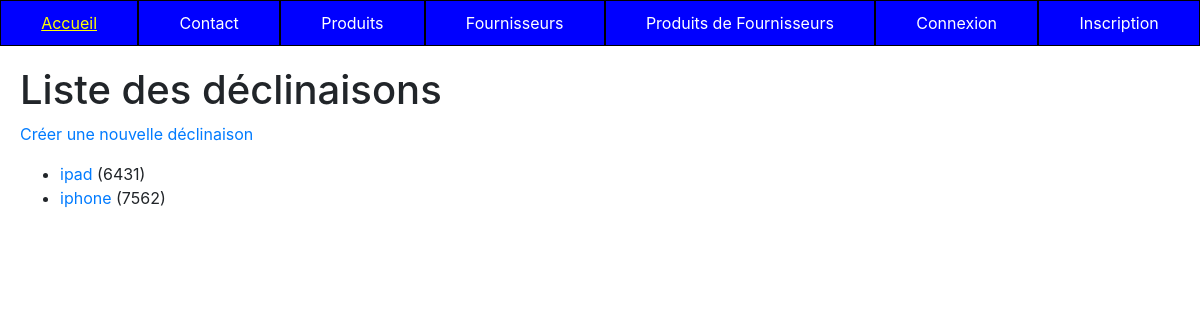
The app's page /appTp1/item/list with its own data.
### appTp1/models.py (models this page shows, shortened)
class ProductItem(models.Model):
    class Meta:
        verbose_name = "Déclinaison Produit"
    code    = models.CharField(max_length=10, null=True, blank=True, unique=True)
    product = models.ForeignKey('Product', on_delete=models.CASCADE)
    attributes  = models.ManyToManyField("ProductAttributeValue", related_name="product_item", blank=True)

class Product(models.Model):
    class Meta:
        verbose_name = "Produit"
    name          = models.CharField(max_length=100)
    code          = models.CharField(max_length=10, null=True, blank=True, unique=True)
    price_ht      = models.DecimalField(max_digits=8, decimal_places=2,  null=True, blank=True, verbose_name="Prix unitaire HT")
    price_ttc     = models.DecimalField(max_digits=8, decimal_places=2,  null=True, blank=True, verbose_name="Prix unitaire TTC")
    status        = models.SmallIntegerField(choices=PRODUCT_STATUS, default=0)
    date_creation = models.DateTimeField(blank=True, verbose_name="Date création", default=timezone.now)
    stock         = models.IntegerField(default=0)

### appTp1/views.py (the view)
# urls.py: path('item/list', views.ProductItemListView.as_view(), name='items'),
class ProductItemListView(ListView):
    model = ProductItem
    template_name = "appTp1/list_items.html"
    context_object_name = "declinaisons"
    def get_queryset(self):
        return ProductItem.objects.order_by('code')
    def get_context_data(self, **kwargs):
        context = super(ProductItemListView, self).get_context_data(**kwargs)
        context['titremenu'] = "Liste des déclinaisons"
        return context

### appTp1/templates/appTp1/list_items.html (shortened to what this page needs)
{% extends 'appTp1/base.html' %}
{% block content %}
<h1>{{ titremenu }}</h1>
<p><a href="{% url 'item-add' %}">Créer une nouvelle déclinaison</a></p>
<ul>
    {% if declinaisons|length == 0 %}
        <li>Aucune déclinaison</li>
    {% else %}
        {% for d in declinaisons %}
            <li><a href="{% url 'item-detail' d.id %}">{{ d.product.name }}</a> ({{ d.code }})</li>
        {% endfor %}
    {% endif %}
</ul>
{% endblock %}

### records on screen
ProductItem: product.name "ipad", code "6431"
ProductItem: product.name "iphone", code "7562"

### other values on screen
{{ titremenu }} "Liste des déclinaisons"
